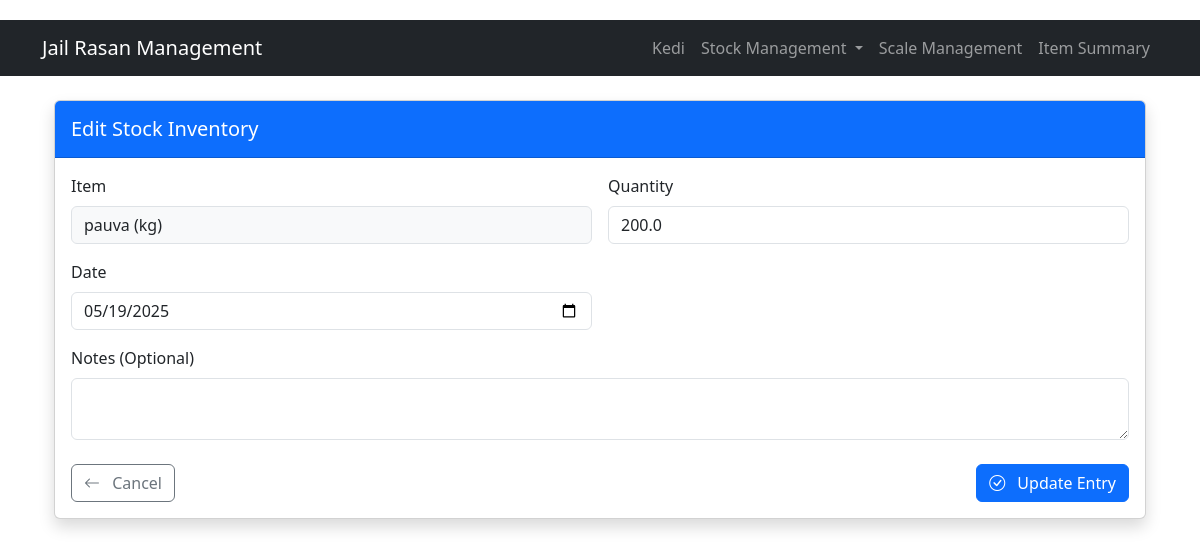
Screenshot of /stock_inventory/edit/4 with the database file from the repository.
### models.py (models this page shows, shortened)
class StockItem(db.Model):
    id = db.Column(db.Integer, primary_key=True)
    item_name = db.Column(db.String(100), nullable=False)
    description = db.Column(db.Text)
    unit = db.Column(db.String(20), nullable=False)  # kg, g, l, ml, etc.
    created_at = db.Column(db.DateTime, default=datetime.utcnow)

class StockInventory(db.Model):
    id = db.Column(db.Integer, primary_key=True)
    stock_item_id = db.Column(db.Integer, db.ForeignKey('stock_item.id'), nullable=False)
    quantity = db.Column(db.Float, nullable=False)
    date = db.Column(db.Date, nullable=False)
    notes = db.Column(db.Text)
    stock_item = db.relationship('StockItem', backref='inventory')

### app.py (the view, shortened to what this page needs)
@app.route('/stock_inventory/edit/<int:id>', methods=['GET', 'POST'])
def edit_stock_inventory(id):
    entry = StockInventory.query.get_or_404(id)
    stock_items = StockItem.query.order_by(StockItem.item_name).all()
    return render_template('stock_inventory/edit.html', entry=entry, stock_items=stock_items)

### templates/stock_inventory/edit.html (shortened to what this page needs)
{% extends "base.html" %}
{% block content %}
<div class="container mt-4">
    <div class="card shadow">
        <div class="card-header bg-primary text-white py-3">
            <h2 class="h5 mb-0">Edit Stock Inventory</h2>
        </div>
        <div class="card-body">
            <form method="POST" class="needs-validation" novalidate>
                <div class="row g-3">
                    <div class="col-md-6">
                        <label class="form-label">Item</label>
                        <input type="text" class="form-control bg-light"
                               value="{{ entry.stock_item.item_name }} ({{ entry.stock_item.unit }})" readonly>
                    </div>
                    <div class="col-md-6">
                        <label for="quantity" class="form-label">Quantity</label>
                        <input type="number" step="0.01" class="form-control" id="quantity"
                               name="quantity" value="{{ entry.quantity }}" required>
                    </div>
                    <div class="col-md-6">
                        <label for="date" class="form-label">Date</label>
                        <input type="date" class="form-control" id="date" name="date"
                               value="{{ entry.date.strftime('%Y-%m-%d') }}" required>
                    </div>
                    <div class="col-12">
                        <label for="notes" class="form-label">Notes (Optional)</label>
                        <textarea class="form-control" id="notes" name="notes" rows="2">{{ entry.notes or '' }}</textarea>
                    </div>
                </div>
                <div class="d-flex justify-content-between mt-4">
                    <a href="{{ url_for('stock_inventory') }}" class="btn btn-outline-secondary">
                        <i class="bi bi-arrow-left me-2"></i> Cancel
                    </a>
                    <button type="submit" class="btn btn-primary">
                        <i class="bi bi-check-circle me-2"></i> Update Entry
                    </button>
                </div>
            </form>
        </div>
    </div>
</div>
{% endblock %}

### static/style.css (style rules this page uses)
body { padding-top: 20px; padding-bottom: 20px; }
h2, h4 { color: #2c3e50; }

### rows the page displays
StockItem: stock_item.item_name "pauva (kg)"
StockInventory: quantity "200.0", date "05/19/2025"
